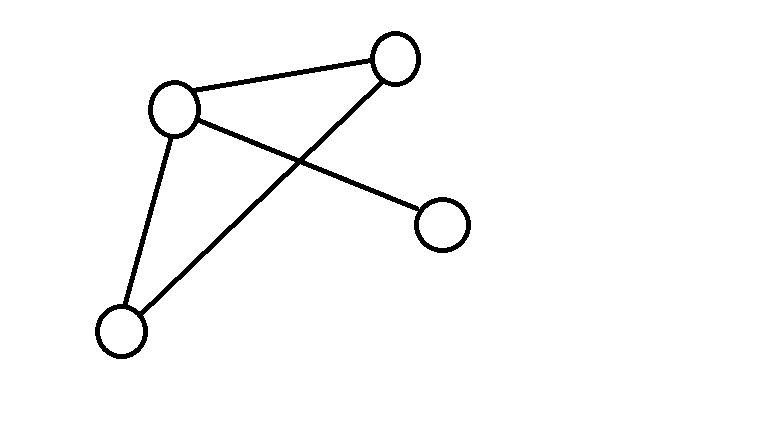
#> input picture processedImages/g1.png, 776 x 444 px, found by its file name
$ python preprocesing.py
#> lines starting #> are read from the running program, lines starting #| are printed output that depends on the picture; after the words box and inside, x2 and y2 are one past the last pixel; in counts of white or black regions, pixels touching at a corner belong together
import cv2
import os

def preprocesar_imagen(image_path):
    # Cargar la imagen
#> called with image_path = './processedImages/g1.png'
    imagen = cv2.imread(image_path)
#> imagen is the input picture: shape (444, 776, 3); 97.8% white; 1 black region, box (x1, y1, x2, y2) and area: (95, 31, 471, 359) 7686

    # Convertir a escala de grises
    gray = cv2.cvtColor(imagen, cv2.COLOR_BGR2GRAY)

    # Detección de círculos
    circles = cv2.HoughCircles(gray, cv2.HOUGH_GRADIENT, dp=1, minDist=50, param1=200, param2=30, minRadius=0, maxRadius=0)
#> circles = [[441.5, 224.5, 28.3], [174.5, 111.5, 26.4], [397.5, 58.5, 23.5], [119.5, 330.5, 27.9]]

    # Dibujar círculos detectados
    if circles is not None:
        circles = circles.astype(int)
#> circles = [[441, 224, 28], [174, 111, 26], [397, 58, 23], [119, 330, 27]]
        for i in circles[0, :]:
            cv2.circle(imagen, (i[0], i[1]), i[2], (0, 255, 0), 2)
#> this loop made 4 passes
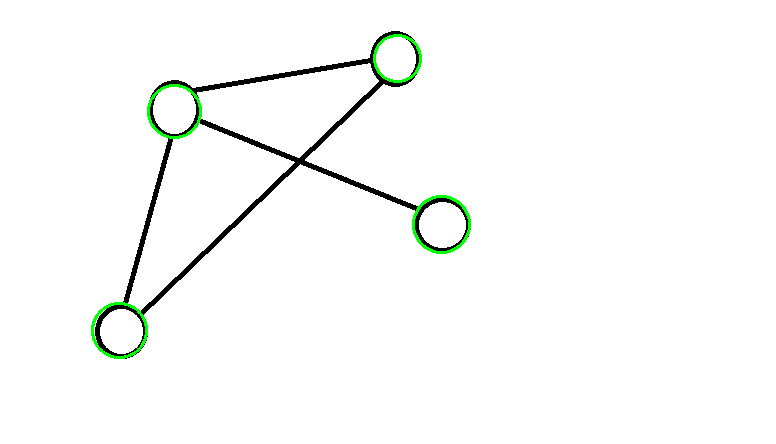
#> imagen: shape (444, 776, 3); 0.57% of pixels changed, all inside (x1, y1, x2, y2) = (91, 34, 471, 359)

    # Detección de líneas
    edges = cv2.Canny(gray, 50, 150, apertureSize=3)
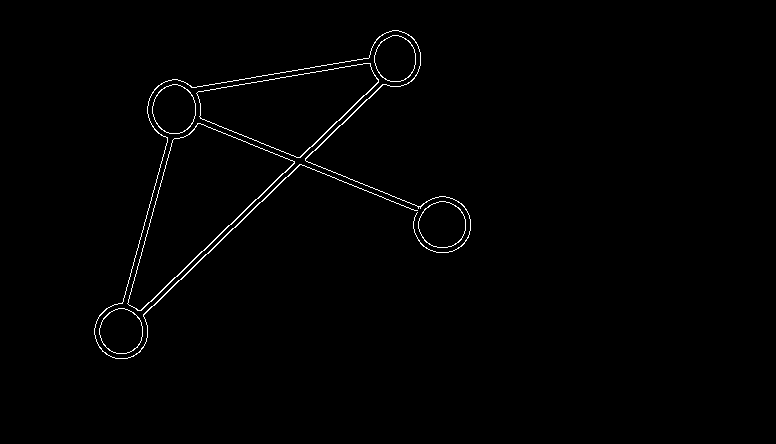
#> edges: shape (444, 776); 0.95% white in thin lines or dots, all inside (x1, y1, x2, y2) = (94, 30, 471, 359)
    lines = cv2.HoughLinesP(edges, rho=1, theta=1 * (3.14 / 180), threshold=100, minLineLength=100, maxLineGap=10)
#> lines = [[143, 315, 382, 84], [141, 310, 363, 95], [194, 116, 425, 209], [193, 120, 422, 213], [186, 89, 374, 56], [196, 93, 374, 61], [126, 309, 166, 161], [130, 276, 169, 133]]

    # Dibujar líneas detectadas
    if lines is not None:
        for line in lines:
            x1, y1, x2, y2 = line[0]
            cv2.line(imagen, (x1, y1), (x2, y2), (0, 0, 255), 2)
#> this loop made 8 passes
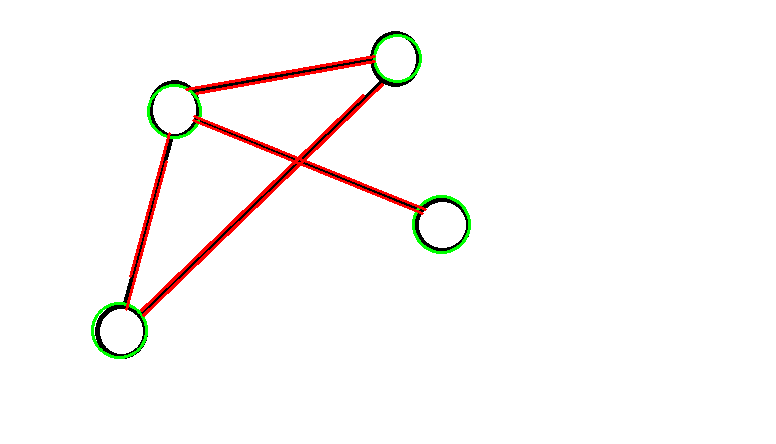
#> imagen: shape (444, 776, 3); 1.53% of pixels changed, all inside (x1, y1, x2, y2) = (125, 55, 427, 317)

    # Guardar la imagen preprocesada
    directorio_salida = "./preProcessedImages"
    nombre_archivo = os.path.basename(image_path)
    ruta_salida = os.path.join(directorio_salida, "preprocesada_" + nombre_archivo)
    cv2.imwrite(ruta_salida, imagen)

    return imagen

# Ejemplo de uso
if __name__ == "__main__":
    imagen_path = "./processedImages/g1.png"  # Reemplaza esto con la ruta de tu imagen de grafo
    imagen_preprocesada = preprocesar_imagen(imagen_path)

    # Redimensionar la ventana de visualización según el tamaño de la imagen
    cv2.namedWindow("Imagen preprocesada", cv2.WINDOW_NORMAL)
    cv2.resizeWindow("Imagen preprocesada", imagen_preprocesada.shape[1], imagen_preprocesada.shape[0])

    cv2.imshow("Imagen preprocesada", imagen_preprocesada)
    cv2.waitKey(0)
    cv2.destroyAllWindows()
